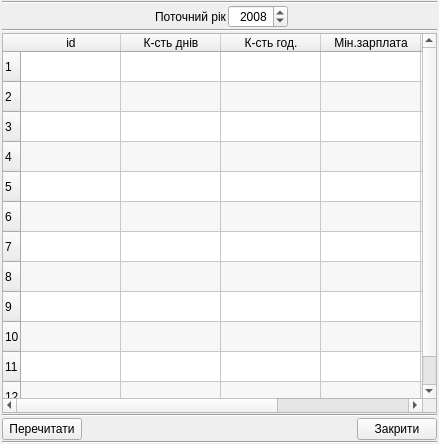
<?xml version="1.0" encoding="UTF-8"?>
<ui version="4.0">
 <class>UMonthlyBudjetniNormyForm</class>
 <widget class="QWidget" name="UMonthlyBudjetniNormyForm">
  <property name="geometry">
   <rect>
    <x>0</x>
    <y>0</y>
    <width>439</width>
    <height>444</height>
   </rect>
  </property>
  <property name="windowTitle">
   <string>Довідник &quot;Помісячні бюджетні норми&quot;</string>
  </property>
  <property name="windowIcon">
   <iconset>
    <normaloff>:/pictures/pictures/widget.png</normaloff>:/pictures/pictures/widget.png</iconset>
  </property>
  <layout class="QVBoxLayout">
   <property name="spacing">
    <number>1</number>
   </property>
   <property name="leftMargin">
    <number>2</number>
   </property>
   <property name="topMargin">
    <number>1</number>
   </property>
   <property name="rightMargin">
    <number>2</number>
   </property>
   <property name="bottomMargin">
    <number>0</number>
   </property>
   <item>
    <widget class="Line" name="line">
     <property name="orientation">
      <enum>Qt::Horizontal</enum>
     </property>
    </widget>
   </item>
   <item>
    <layout class="QHBoxLayout">
     <property name="leftMargin">
      <number>3</number>
     </property>
     <item>
      <spacer>
       <property name="orientation">
        <enum>Qt::Horizontal</enum>
       </property>
       <property name="sizeHint" stdset="0">
        <size>
         <width>40</width>
         <height>20</height>
        </size>
       </property>
      </spacer>
     </item>
     <item>
      <widget class="QLabel" name="label">
       <property name="text">
        <string>Поточний рік</string>
       </property>
      </widget>
     </item>
     <item>
      <widget class="QSpinBox" name="spinBox_year_filtr">
       <property name="minimumSize">
        <size>
         <width>60</width>
         <height>0</height>
        </size>
       </property>
       <property name="alignment">
        <set>Qt::AlignRight|Qt::AlignTrailing|Qt::AlignVCenter</set>
       </property>
       <property name="minimum">
        <number>2005</number>
       </property>
       <property name="maximum">
        <number>2100</number>
       </property>
       <property name="value">
        <number>2008</number>
       </property>
      </widget>
     </item>
     <item>
      <spacer>
       <property name="orientation">
        <enum>Qt::Horizontal</enum>
       </property>
       <property name="sizeHint" stdset="0">
        <size>
         <width>40</width>
         <height>20</height>
        </size>
       </property>
      </spacer>
     </item>
    </layout>
   </item>
   <item>
    <widget class="Line" name="line_2">
     <property name="orientation">
      <enum>Qt::Horizontal</enum>
     </property>
    </widget>
   </item>
   <item>
    <widget class="QTableWidget" name="tableWidget">
     <property name="alternatingRowColors">
      <bool>true</bool>
     </property>
     <property name="selectionMode">
      <enum>QAbstractItemView::SingleSelection</enum>
     </property>
     <property name="selectionBehavior">
      <enum>QAbstractItemView::SelectRows</enum>
     </property>
     <property name="textElideMode">
      <enum>Qt::ElideRight</enum>
     </property>
     <row/>
     <row/>
     <row/>
     <row/>
     <row/>
     <row/>
     <row/>
     <row/>
     <row/>
     <row/>
     <row/>
     <row/>
     <column>
      <property name="text">
       <string>id</string>
      </property>
     </column>
     <column>
      <property name="text">
       <string>К-сть днів</string>
      </property>
     </column>
     <column>
      <property name="text">
       <string>К-сть год.</string>
      </property>
     </column>
     <column>
      <property name="text">
       <string>Мін.зарплата</string>
      </property>
     </column>
     <column>
      <property name="text">
       <string>Прож.мінімум</string>
      </property>
     </column>
     <column>
      <property name="text">
       <string>Інд.спож.цін</string>
      </property>
     </column>
    </widget>
   </item>
   <item>
    <widget class="Line" name="line_3">
     <property name="orientation">
      <enum>Qt::Horizontal</enum>
     </property>
    </widget>
   </item>
   <item>
    <layout class="QHBoxLayout">
     <property name="spacing">
      <number>2</number>
     </property>
     <item>
      <widget class="QPushButton" name="pushButton_reload">
       <property name="enabled">
        <bool>true</bool>
       </property>
       <property name="text">
        <string>Перечитати</string>
       </property>
       <property name="icon">
        <iconset resource="../uPictRc.qrc">
         <normaloff>:/crystalProject/pictures/crystal-project-actions-PNG/reload-256.png</normaloff>:/crystalProject/pictures/crystal-project-actions-PNG/reload-256.png</iconset>
       </property>
      </widget>
     </item>
     <item>
      <spacer>
       <property name="orientation">
        <enum>Qt::Horizontal</enum>
       </property>
       <property name="sizeHint" stdset="0">
        <size>
         <width>40</width>
         <height>20</height>
        </size>
       </property>
      </spacer>
     </item>
     <item>
      <widget class="QPushButton" name="pushButton_closeForm">
       <property name="text">
        <string>Закрити</string>
       </property>
       <property name="icon">
        <iconset resource="../uPictRc.qrc">
         <normaloff>:/crystalProject/pictures/crystal-project-actions-PNG/button_cancel-256.png</normaloff>:/crystalProject/pictures/crystal-project-actions-PNG/button_cancel-256.png</iconset>
       </property>
      </widget>
     </item>
    </layout>
   </item>
   <item>
    <widget class="Line" name="line_4">
     <property name="orientation">
      <enum>Qt::Horizontal</enum>
     </property>
    </widget>
   </item>
  </layout>
 </widget>
 <resources>
  <include location="../uPictRc.qrc"/>
  <include location="../uPictRc.qrc"/>
 </resources>
 <connections/>
</ui>
